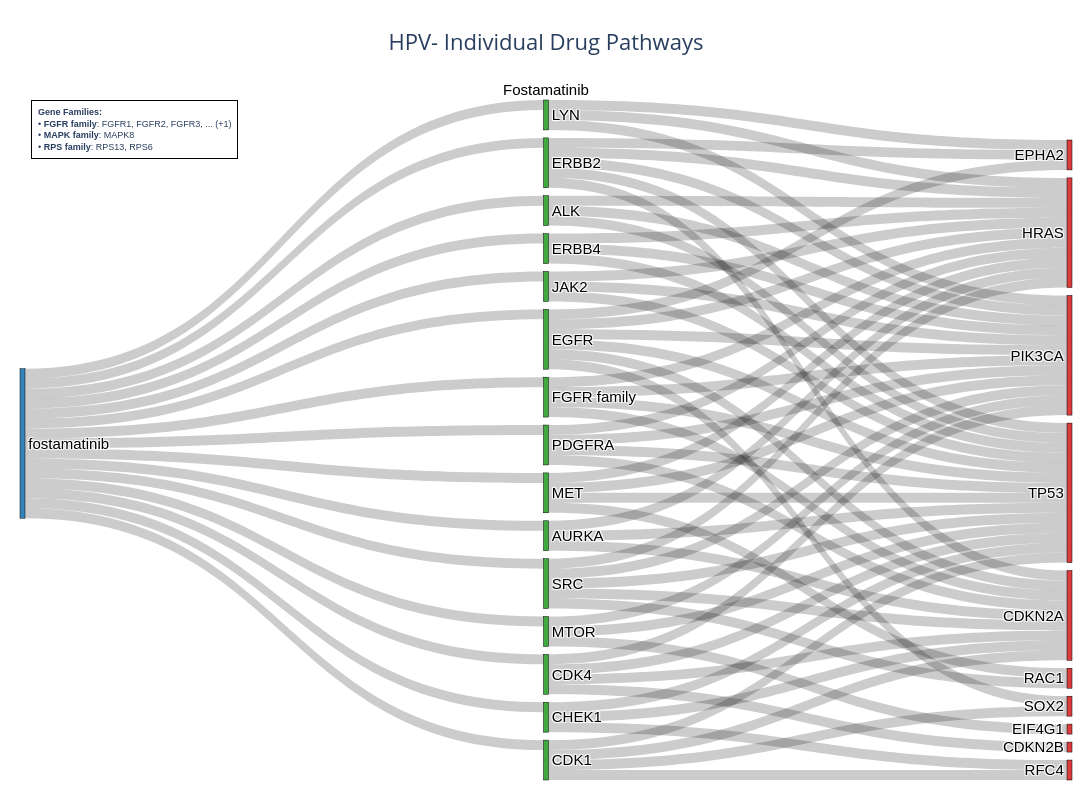
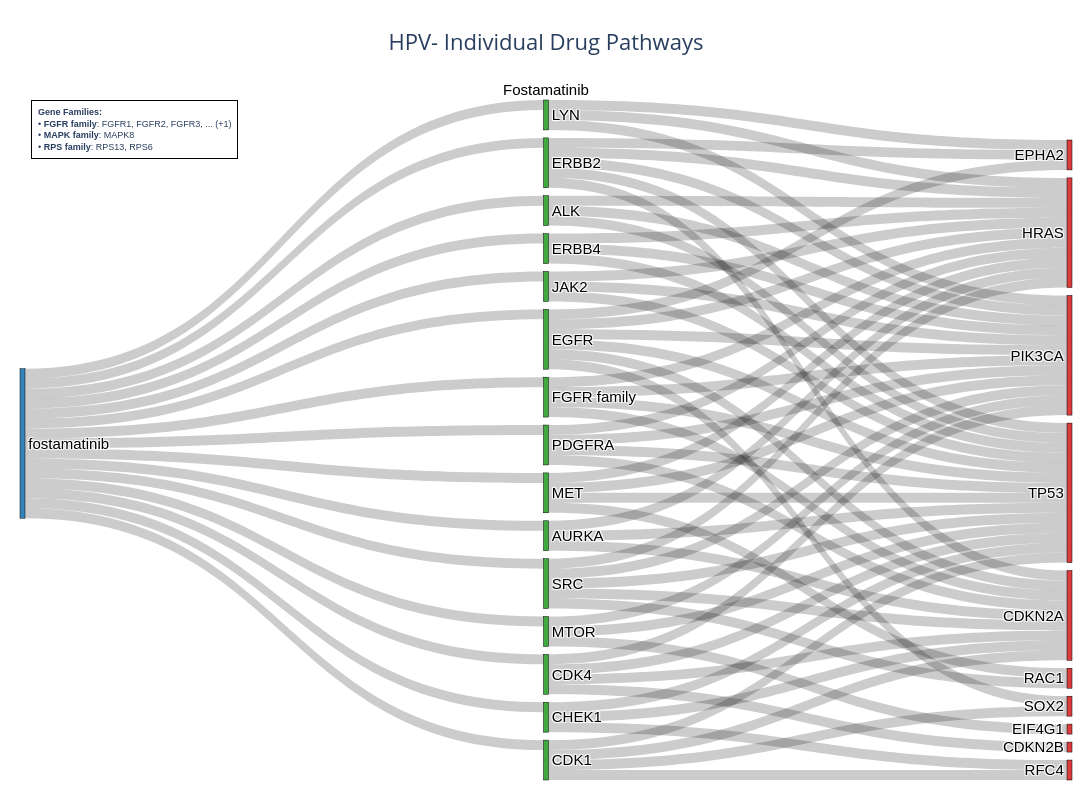

Here is the notebook cell these charts were saved with, in order:
### Code cell
### examples of checking specific genes and drugs
create_single_drug_diagram('fostamatinib', cohort='HPV-')

### Figure 1 — Plotly figure (JSON) as saved in the notebook; plotly's stock layout.template omitted (floating-point values rounded to 4 significant figures)
{"data": [{"arrangement": "snap", "domain": {"x": [0, 1], "y": [0, 1]}, "link": {"color": "rgba(0, 0, 0, 0.2)", "source": [0, 0, 0, 0, 0, 0, 0, 0, 0, 0, 0, 0, 0, 0, 0, 12, 9, 14, 4, 4, 3, 7, 6, 15, 6, 7, 1, 8, 11, 15, 6, 14, 14, 15, 9, 10, 13, 13, 3, 3, 3, 5, 5, 5, 4, 4, 11, 11, 15, 12, 12, 12, 9, 9, 1, 1, 8, 8, 2, 2, 7, 7, 7, 10, 10, 13, 6, 6, 6, 14, 15, 2], "target": [12, 9, 1, 8, 3, 5, 2, 4, 7, 10, 13, 11, 6, 14, 15, 21, 21, 21, 16, 17, 16, 16, 16, 16, 21, 21, 21, 21, 21, 21, 25, 25, 16, 25, 16, 21, 25, 21, 24, 23, 25, 16, 23, 25, 25, 21, 19, 20, 20, 20, 25, 22, 20, 25, 20, 25, 20, 25, 20, 25, 20, 25, 19, 20, 25, 18, 24, 20, 19, 20, 22, 16], "value": [1, 1, 1, 1, 1, 1, 1, 1, 1, 1, 1, 1, 1, 1, 1, 1, 1, 1, 1, 1, 1, 1, 1, 1, 1, 1, 1, 1, 1, 1, 1, 1, 1, 1, 1, 1, 1, 1, 1, 1, 1, 1, 1, 1, 1, 1, 1, 1, 1, 1, 1, 1, 1, 1, 1, 1, 1, 1, 1, 1, 1, 1, 1, 1, 1, 1, 1, 1, 1, 1, 1, 1]}, "node": {"color": ["rgba(31, 119, 180, 0.9)", "rgba(44, 160, 44, 0.9)", "rgba(44, 160, 44, 0.9)", "rgba(44, 160, 44, 0.9)", "rgba(44, 160, 44, 0.9)", "rgba(44, 160, 44, 0.9)", "rgba(44, 160, 44, 0.9)", "rgba(44, 160, 44, 0.9)", "rgba(44, 160, 44, 0.9)", "rgba(44, 160, 44, 0.9)", "rgba(44, 160, 44, 0.9)", "rgba(44, 160, 44, 0.9)", "rgba(44, 160, 44, 0.9)", "rgba(44, 160, 44, 0.9)", "rgba(44, 160, 44, 0.9)", "rgba(44, 160, 44, 0.9)", "rgba(214, 39, 40, 0.9)", "rgba(214, 39, 40, 0.9)", "rgba(214, 39, 40, 0.9)", "rgba(214, 39, 40, 0.9)", "rgba(214, 39, 40, 0.9)", "rgba(214, 39, 40, 0.9)", "rgba(214, 39, 40, 0.9)", "rgba(214, 39, 40, 0.9)", "rgba(214, 39, 40, 0.9)", "rgba(214, 39, 40, 0.9)"], "label": ["fostamatinib", "ALK", "AURKA", "CDK1", "CDK4", "CHEK1", "EGFR", "ERBB2", "ERBB4", "FGFR family", "JAK2", "LYN", "MET", "MTOR", "PDGFRA", "SRC", "CDKN2A", "CDKN2B", "EIF4G1", "EPHA2", "HRAS", "PIK3CA", "RAC1", "RFC4", "SOX2", "TP53"], "line": {"color": "black", "width": 0.5}, "pad": 8, "thickness": 5}, "textfont": {"color": "black", "family": "Arial", "size": 15}, "type": "sankey", "valueformat": ".0f"}], "layout": {"annotations": [{"font": {"color": "black", "family": "Arial", "size": 15}, "showarrow": false, "text": "Fostamatinib", "x": 0.5, "xanchor": "center", "xref": "paper", "y": 1, "yanchor": "bottom", "yref": "paper"}, {"align": "left", "bgcolor": "rgba(255, 255, 255, 0.9)", "bordercolor": "black", "borderpad": 6, "borderwidth": 1, "font": {"family": "Arial", "size": 9}, "showarrow": false, "text": "<b>Gene Families:</b><br>• <b>FGFR family</b>: FGFR1, FGFR2, FGFR3, ... (+1)<br>• <b>MAPK family</b>: MAPK8<br>• <b>RPS family</b>: RPS13, RPS6", "x": 0.01, "xanchor": "left", "xref": "paper", "y": 1, "yanchor": "top", "yref": "paper"}], "font": {"size": 14}, "height": 800, "margin": {"b": 20, "l": 20, "r": 20, "t": 100}, "showlegend": false, "title": {"font": {"size": 22}, "text": "HPV- Individual Drug Pathways<br>", "x": 0.5, "xanchor": "center"}, "width": 1200}}

### Figure 2 — Plotly figure (JSON) as saved in the notebook; plotly's stock layout.template omitted (floating-point values rounded to 4 significant figures)
{"data": [{"arrangement": "snap", "domain": {"x": [0, 1], "y": [0, 1]}, "link": {"color": "rgba(0, 0, 0, 0.2)", "source": [0, 0, 0, 0, 0, 0, 0, 0, 0, 0, 0, 0, 0, 0, 0, 12, 9, 14, 4, 4, 3, 7, 6, 15, 6, 7, 1, 8, 11, 15, 6, 14, 14, 15, 9, 10, 13, 13, 3, 3, 3, 5, 5, 5, 4, 4, 11, 11, 15, 12, 12, 12, 9, 9, 1, 1, 8, 8, 2, 2, 7, 7, 7, 10, 10, 13, 6, 6, 6, 14, 15, 2], "target": [12, 9, 1, 8, 3, 5, 2, 4, 7, 10, 13, 11, 6, 14, 15, 21, 21, 21, 16, 17, 16, 16, 16, 16, 21, 21, 21, 21, 21, 21, 25, 25, 16, 25, 16, 21, 25, 21, 24, 23, 25, 16, 23, 25, 25, 21, 19, 20, 20, 20, 25, 22, 20, 25, 20, 25, 20, 25, 20, 25, 20, 25, 19, 20, 25, 18, 24, 20, 19, 20, 22, 16], "value": [1, 1, 1, 1, 1, 1, 1, 1, 1, 1, 1, 1, 1, 1, 1, 1, 1, 1, 1, 1, 1, 1, 1, 1, 1, 1, 1, 1, 1, 1, 1, 1, 1, 1, 1, 1, 1, 1, 1, 1, 1, 1, 1, 1, 1, 1, 1, 1, 1, 1, 1, 1, 1, 1, 1, 1, 1, 1, 1, 1, 1, 1, 1, 1, 1, 1, 1, 1, 1, 1, 1, 1]}, "node": {"color": ["rgba(31, 119, 180, 0.9)", "rgba(44, 160, 44, 0.9)", "rgba(44, 160, 44, 0.9)", "rgba(44, 160, 44, 0.9)", "rgba(44, 160, 44, 0.9)", "rgba(44, 160, 44, 0.9)", "rgba(44, 160, 44, 0.9)", "rgba(44, 160, 44, 0.9)", "rgba(44, 160, 44, 0.9)", "rgba(44, 160, 44, 0.9)", "rgba(44, 160, 44, 0.9)", "rgba(44, 160, 44, 0.9)", "rgba(44, 160, 44, 0.9)", "rgba(44, 160, 44, 0.9)", "rgba(44, 160, 44, 0.9)", "rgba(44, 160, 44, 0.9)", "rgba(214, 39, 40, 0.9)", "rgba(214, 39, 40, 0.9)", "rgba(214, 39, 40, 0.9)", "rgba(214, 39, 40, 0.9)", "rgba(214, 39, 40, 0.9)", "rgba(214, 39, 40, 0.9)", "rgba(214, 39, 40, 0.9)", "rgba(214, 39, 40, 0.9)", "rgba(214, 39, 40, 0.9)", "rgba(214, 39, 40, 0.9)"], "label": ["fostamatinib", "ALK", "AURKA", "CDK1", "CDK4", "CHEK1", "EGFR", "ERBB2", "ERBB4", "FGFR family", "JAK2", "LYN", "MET", "MTOR", "PDGFRA", "SRC", "CDKN2A", "CDKN2B", "EIF4G1", "EPHA2", "HRAS", "PIK3CA", "RAC1", "RFC4", "SOX2", "TP53"], "line": {"color": "black", "width": 0.5}, "pad": 8, "thickness": 5}, "textfont": {"color": "black", "family": "Arial", "size": 15}, "type": "sankey", "valueformat": ".0f"}], "layout": {"annotations": [{"font": {"color": "black", "family": "Arial", "size": 15}, "showarrow": false, "text": "Fostamatinib", "x": 0.5, "xanchor": "center", "xref": "paper", "y": 1, "yanchor": "bottom", "yref": "paper"}, {"align": "left", "bgcolor": "rgba(255, 255, 255, 0.9)", "bordercolor": "black", "borderpad": 6, "borderwidth": 1, "font": {"family": "Arial", "size": 9}, "showarrow": false, "text": "<b>Gene Families:</b><br>• <b>FGFR family</b>: FGFR1, FGFR2, FGFR3, ... (+1)<br>• <b>MAPK family</b>: MAPK8<br>• <b>RPS family</b>: RPS13, RPS6", "x": 0.01, "xanchor": "left", "xref": "paper", "y": 1, "yanchor": "top", "yref": "paper"}], "font": {"size": 14}, "height": 800, "margin": {"b": 20, "l": 20, "r": 20, "t": 100}, "showlegend": false, "title": {"font": {"size": 22}, "text": "HPV- Individual Drug Pathways<br>", "x": 0.5, "xanchor": "center"}, "width": 1200}}
